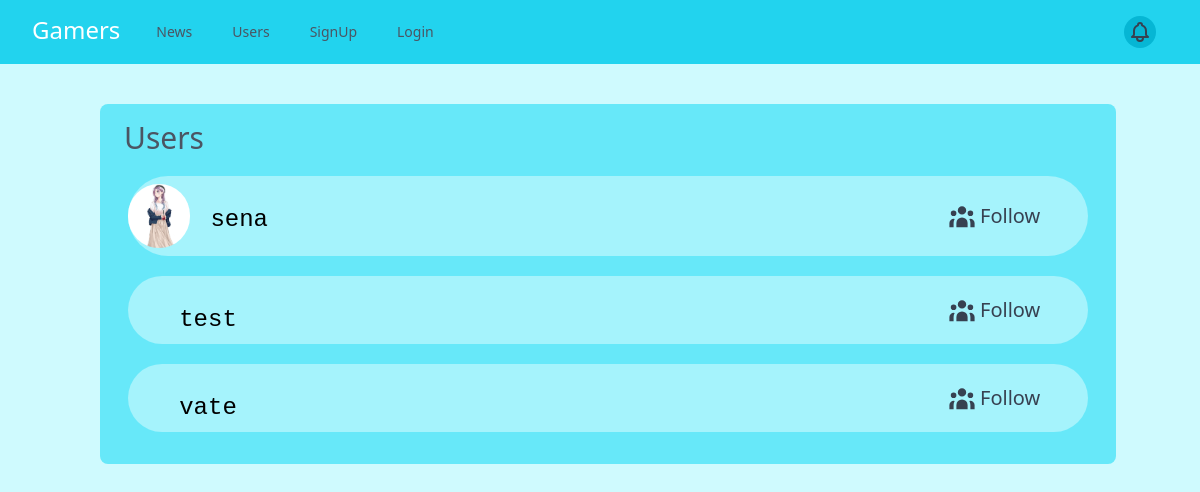
/users/, run on an earlier commit of the app's database.
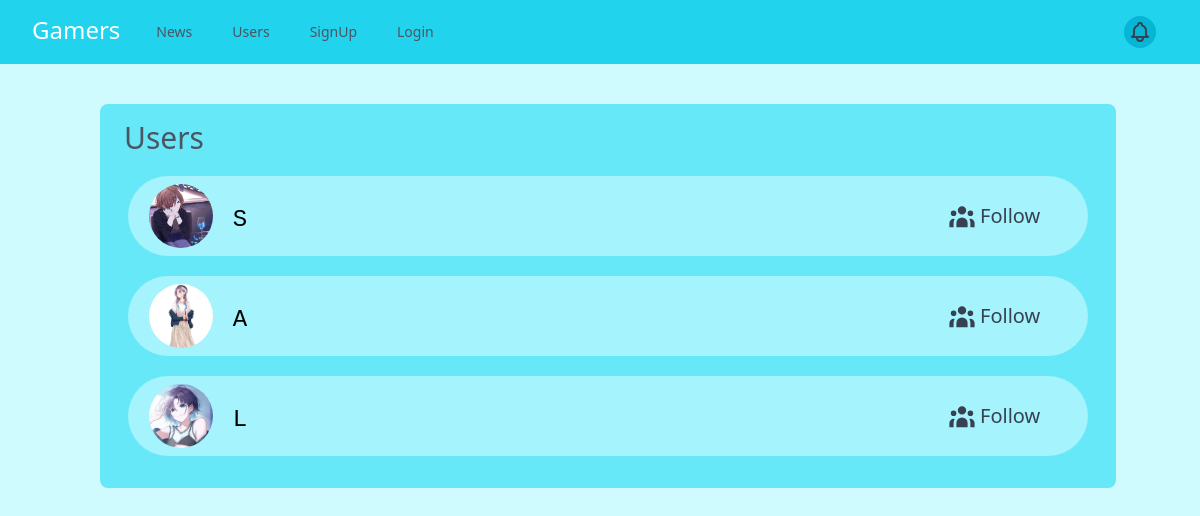
And on a later commit of the database.
### base/models/user_models.py (models this page shows, shortened)
class User(AbstractBaseUser):
    id = models.CharField(default=create_id, primary_key=True, max_length=10)
    username = models.CharField(max_length=20)
    email = models.EmailField(unique=True)
    password = models.CharField(max_length=128)
    is_active = models.BooleanField(default=True)
    is_staff = models.BooleanField(default=False)
    is_admin = models.BooleanField(default=False)
    is_superuser = models.BooleanField(default=False)
    data_joined = models.DateTimeField(auto_now_add=True)
    img = models.ImageField(blank=True, null=True, upload_to=get_user_image_path,
                            default='user/l_e_others_500.png')
    following = models.ManyToManyField("self", blank=True, related_name="followed_by", symmetrical=False)
    objects = UserManager()
    USERNAME_FIELD = 'email'
    REQUIRED_FIELDS = ['username']

### base/views/user_views.py (the view)
# urls.py: path('users/', UserList.as_view(), name="user_list"),
class UserList(ListView):
    model = User
    template_name = 'pages/user_list.html'
    def get_context_data(self, *, object_list=None, **kwargs):
        context = super(UserList, self).get_context_data()
        context['list_title'] = 'Users'
        return context

### templates/pages/user_list.html (shortened to what this page needs)
{% extends 'base.html' %}
{% block main %}
<div class="my-10 mx-16">
    <div class="p-3 rounded-lg bg-cyan-300 ml-4 h-min">
        <p class="ml-3 mt-1 text-3xl text-gray-600">{{ list_title }}</p>
        {% for user in object_list %}
        <div class="grid grid-cols-6 my-5 mx-4 bg-cyan-200 rounded-full">
            <div class="col-span-1 my-2 mx-auto flex">
                {% if user.img %}
                <a href="{% url 'user_detail' user.id %}">
                    <img src="{{ user.img.url }}" alt="" class="h-16 w-16 object-cover object-top rounded-full">
                </a>
                {% endif %}
                <p class="mx-5 mt-5 font-mono text-2xl">{{ user.username }}</p>
            </div>
            <div class="col-span-4 my-3">
            </div>
            <a href="{% url 'follow' user.pk %}?next={{ request.path }}" class="my-auto">
                <div class="col-span-1 flex text-gray-700 rounded-full hover:bg-cyan-500 cursor-pointer w-min">
                    {% if not user == request.user %}
                    <p class="my-auto ml-1 mr-5 text-xl">
                        {% if user in request.user.following.all %}
                        Unfollow
                        {% else %}
                        Follow
                        {% endif %}
                    </p>
                    {% endif %}
                </div>
            </a>
        </div>
        {% endfor %}
    </div>
</div>
{% endblock %}

What changed in the data, as far as the page shows it:
removed User: img (picture), username "sena"
removed User: username "test"
removed User: username "vate"
added User: img (picture), username "S"
added User: img (picture), username "A"
added User: img (picture), username "L"
